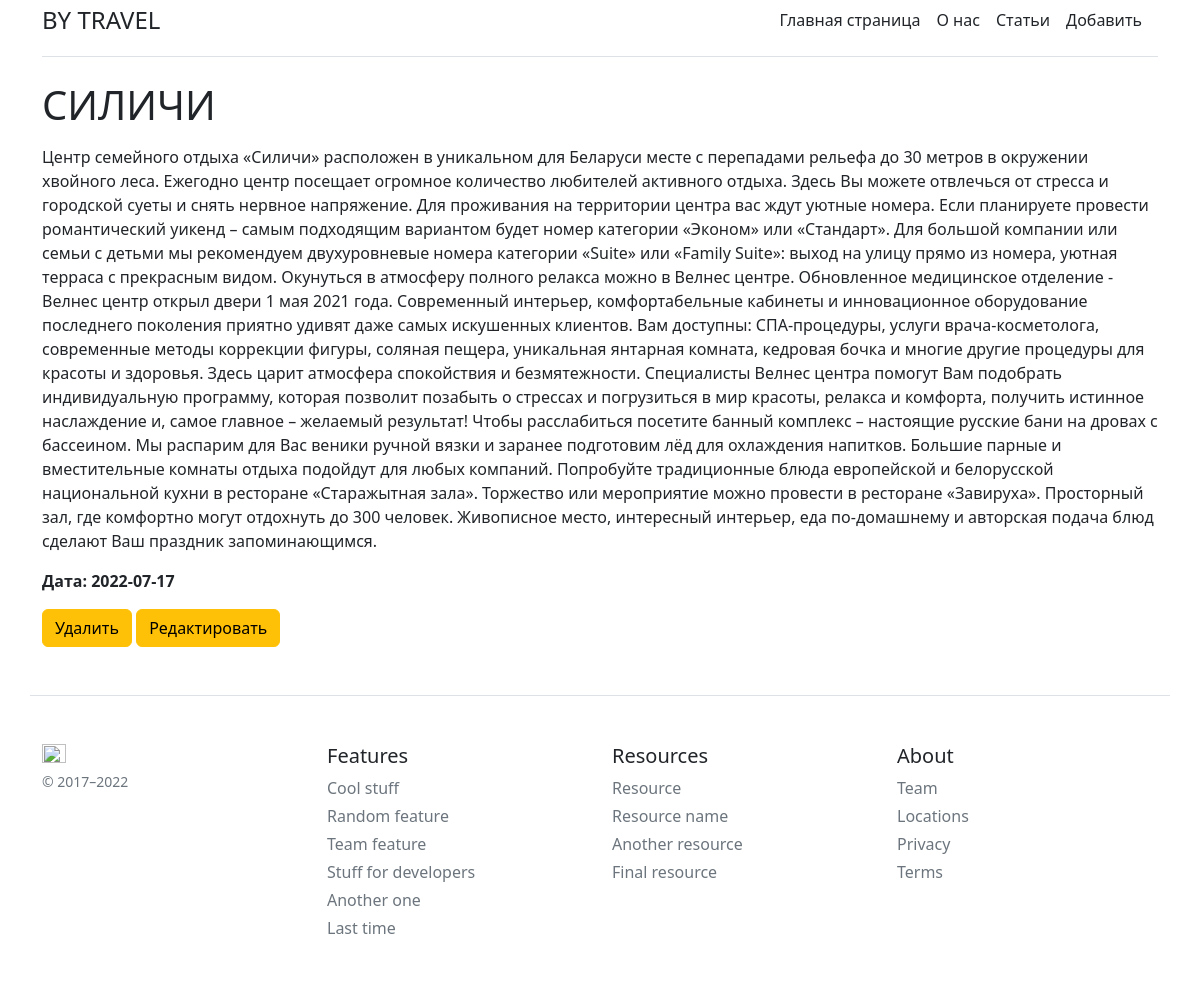
The page /posts/2 on the database its author committed.
### app.py (models this page shows, shortened)
class Article(db.Model):
    id = db.Column(db.Integer, primary_key=True) #первое поле в базе данных
    title = db.Column(db.String(100), nullable=False)
    intro = db.Column(db.String(300), nullable=False) # поле строка с количеством символом до 300 и не должно быть пустым
    text = db.Column(db.Text, nullable=False)
    date = db.Column(db.DateTime, default=datetime.utcnow())
    author = db.Column(db.String(64), index=True, unique=True)
    email = db.Column(db.String(120), index=True, unique=True)

### app.py (the view)
@app.route("/posts/<int:id>")
def posts_detail(id):
    article = Article.query.get(id)
    return render_template("posts_detail.html", article=article)

### templates/posts_detail.html (shortened to what this page needs)
{% extends "base.html" %}
{% block content %}
    <h1> {{ article.title }} </h1>
    <div>
        <p>{{ article.text }}</p>
        <p><b>Дата: {{ article.date.date() }}</b></p>
        <a href="/posts/{{ article.id }}/delete" class="btn btn-warning">Удалить</a>
        <a href="/posts/{{ article.id }}/update" class="btn btn-warning">Редактировать</a>
    </div>
{% endblock %}

### rows shown on the page
Article: title "СИЛИЧИ", text "Центр семейного отдыха «Силичи» расположен в уникальном для Беларуси месте с перепадами рельефа до 30 метров в окружении хвойного леса. Ежегодно центр посещает огромное количество любителей активного отдыха. Здесь Вы можете отвлечься от стресса и городской суеты и снять нервное напряжение. Для проживания на территории центра вас ждут уютные номера. Если планируете провести романтический уикенд – самым подходящим вариантом будет номер категории «Эконом» или «Стандарт». Для большой компании или семьи с детьми мы рекомендуем двухуровневые номера категории «Suite» или «Family Suite»: выход на улицу прямо из номера, уютная терраса с прекрасным видом. Окунуться в атмосферу полного релакса можно в…", date "2022-07-17"
